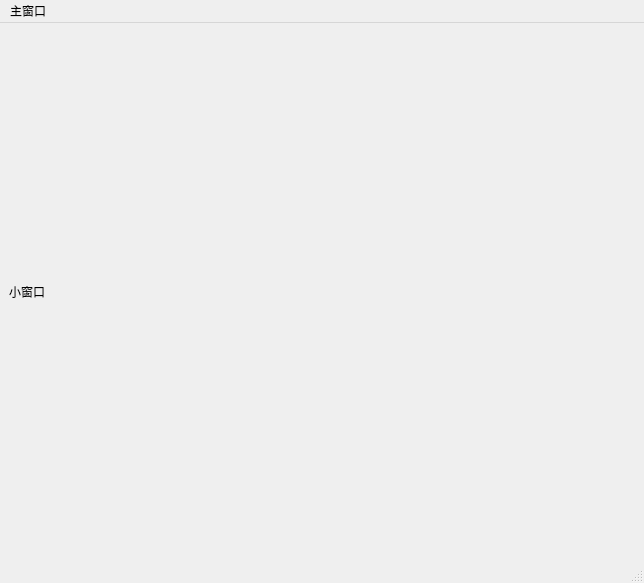
<?xml version="1.0" encoding="UTF-8"?>
<ui version="4.0">
 <class>smallMainWindow</class>
 <widget class="QMainWindow" name="smallMainWindow">
  <property name="geometry">
   <rect>
    <x>0</x>
    <y>0</y>
    <width>644</width>
    <height>583</height>
   </rect>
  </property>
  <property name="windowTitle">
   <string>MainWindow</string>
  </property>
  <widget class="QWidget" name="centralwidget">
   <layout class="QVBoxLayout" name="verticalLayout">
    <item>
     <widget class="QLabel" name="small_LABEL">
      <property name="text">
       <string>小窗口</string>
      </property>
     </widget>
    </item>
   </layout>
  </widget>
  <widget class="QMenuBar" name="menubar">
   <property name="geometry">
    <rect>
     <x>0</x>
     <y>0</y>
     <width>644</width>
     <height>21</height>
    </rect>
   </property>
   <widget class="QMenu" name="menu">
    <property name="title">
     <string>主窗口</string>
    </property>
   </widget>
   <addaction name="menu"/>
  </widget>
  <widget class="QStatusBar" name="statusbar"/>
 </widget>
 <resources/>
 <connections/>
</ui>
